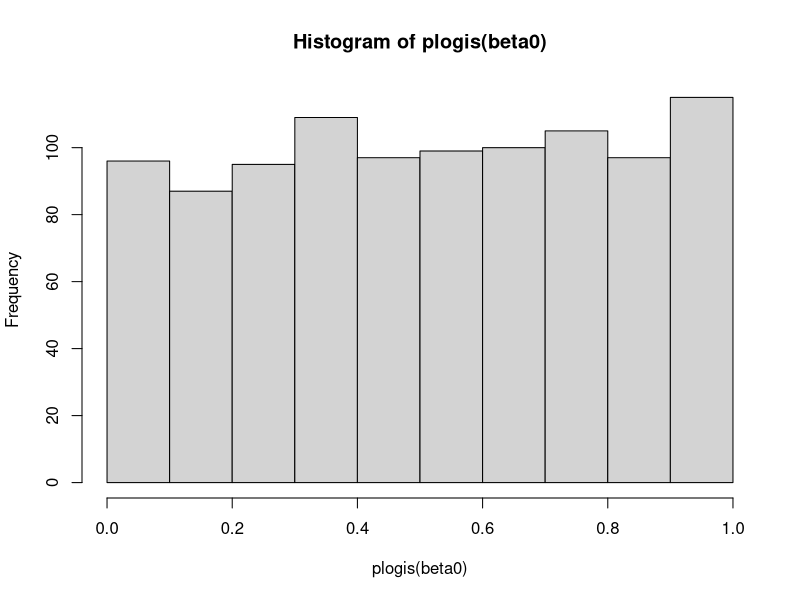
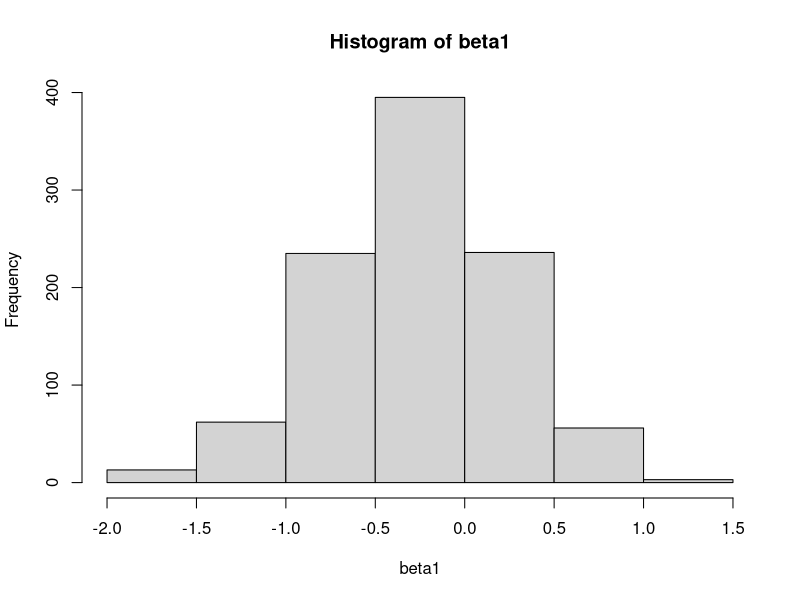
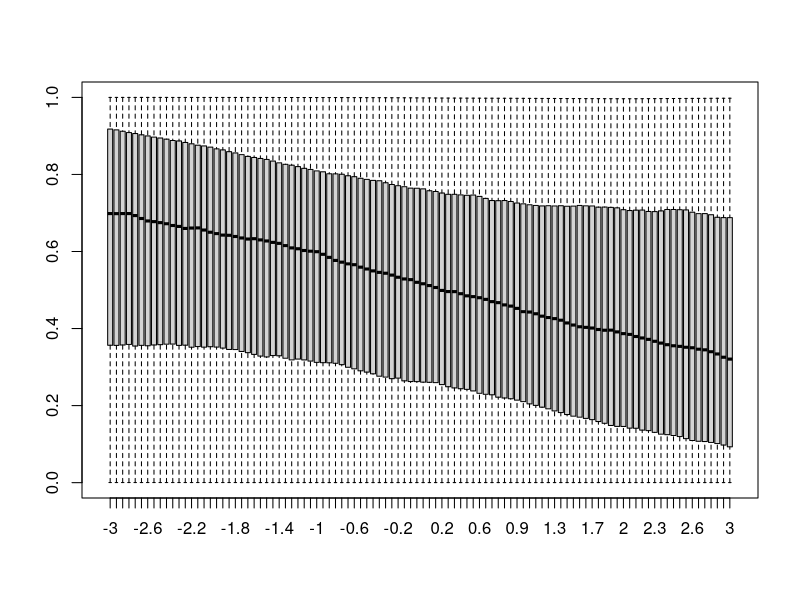

R code for these plots, in order:
# Prior development and estimation
### adapted from code by: Dr. Thomas Reicke, University of Montana

# Simulate priors 
res <- 100
x <- seq(-3,3, length.out = res)

n <- 1000
beta0 <- rlogis(n, 0, 1)      # y-intercept
beta1 <- rnorm(n, -0.25, 0.5) # weakly informative prior


# Check the histogram of the y-intercept (should be relatively uniform, as opposed to beta1)
hist(plogis(beta0))
hist(beta1)

# For loop to see how this would interact in the model
p <- matrix(NA, n, res)

for (j in 1:res){
  p[,j] <- beta0 + beta1 * x[j]
}

boxplot(plogis(p), names = round(x,digits = 1), outline = F)
# as you can see by the boxplot, this distribution would result in a prior with a negative
# slope that allows for all possible values, but is more concentrated between 0.3 and 0.7
